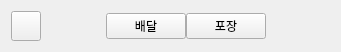
    <widget class="QWidget" name="layoutWidget">
     <property name="geometry">
      <rect>
       <x>7</x>
       <y>9</y>
       <width>341</width>
       <height>32</height>
      </rect>
     </property>
     <layout class="QHBoxLayout" name="horizontalLayout">
      <property name="spacing">
       <number>0</number>
      </property>
      <item>
       <widget class="QPushButton" name="x_btn">
        <property name="minimumSize">
         <size>
          <width>30</width>
          <height>30</height>
         </size>
        </property>
        <property name="maximumSize">
         <size>
          <width>30</width>
          <height>30</height>
         </size>
        </property>
        <property name="text">
         <string/>
        </property>
        <property name="icon">
         <iconset resource="mainIcon.qrc">
          <normaloff>:/mainIcon/btn_close_showroom.png</normaloff>:/mainIcon/btn_close_showroom.png</iconset>
        </property>
        <property name="iconSize">
         <size>
          <width>15</width>
          <height>15</height>
         </size>
        </property>
       </widget>
      </item>
      <item>
       <widget class="QLabel" name="label_9">
        <property name="text">
         <string/>
        </property>
       </widget>
      </item>
      <item>
       <widget class="QPushButton" name="btndelivery_2">
        <property name="minimumSize">
         <size>
          <width>80</width>
          <height>0</height>
         </size>
        </property>
        <property name="maximumSize">
         <size>
          <width>80</width>
          <height>16777215</height>
         </size>
        </property>
        <property name="text">
         <string>배달</string>
        </property>
       </widget>
      </item>
      <item>
       <widget class="QPushButton" name="btnpickup_2">
        <property name="minimumSize">
         <size>
          <width>80</width>
          <height>0</height>
         </size>
        </property>
        <property name="maximumSize">
         <size>
          <width>80</width>
          <height>16777215</height>
         </size>
        </property>
        <property name="text">
         <string>포장</string>
        </property>
       </widget>
      </item>
      <item>
       <widget class="QLabel" name="label_24">
        <property name="text">
         <string/>
        </property>
       </widget>
      </item>
     </layout>
    </widget>
